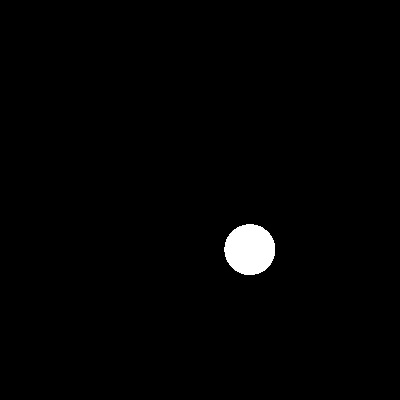
#> input picture images/Kropka.jpg, 400 x 400 px
$ jupyter execute tomograf.ipynb
#> lines starting #> are read from the running program, lines starting #| are printed output that depends on the picture
### filters.py
import numpy as np
import scipy.signal as sig


def filter_h(sinogram):
    shape = np.shape(sinogram)
    filtered_sinogram = []
    for i in range(0, shape[0]):
        filtered_sinogram.append(
            sig.convolve(sinogram[i],
                         [-4 / (9 * np.pi ** 2),
                          0,
                          -4 / np.pi ** 2,
                          1,
                          -4 / np.pi ** 2,
                          0,
                          -4 / (9 * np.pi ** 2)],
                         mode='same', method='direct')
        )

    return np.array(filtered_sinogram)

### bresenham.py
def bresenham_algorithm(x0, y0, x1, y1):
    # Różnica na x i różnica na y
    dx = x1 - x0
    dy = y1 - y0

    # Z jakim znakiem występują różnice?
    x_sign = 1 if dx > 0 else -1
    y_sign = 1 if dy > 0 else -1

    # Interesują nas wartości bezwzględne
    dx = abs(dx)
    dy = abs(dy)

    if dx > dy:
        # Jeśli różnica na x jest większa niż różnica na y
        xx, xy, yx, yy = x_sign, 0, 0, y_sign
    else:
        dx, dy = dy, dx
        xx, xy, yx, yy = 0, y_sign, x_sign, 0

    # Zmienna decyzyjna
    D = 2 * dy - dx
    y = 0

    # Obliczanie kolejnych punktów
    for x in range(dx + 1):
        yield x0 + x * xx + y * yx, y0 + x * xy + y * yy
        if D >= 0:
            y += 1
            D -= 2 * dx
        D += 2 * dy

### tomograf.ipynb
[cell 1]
import numpy as np
from bresenham import bresenham_algorithm
from filters import filter_h
from matplotlib.image import imread
import matplotlib.pyplot as plt
from skimage import color

[cell 2]
# Stałe - w końcowym rozwiązaniu trzeba będzie je wyliczyć na podstawie danego obrazka albo dać do ustawienia użytkownikowi
INTERVAL = (360 / 90) * np.pi / 180  # Co jaki kąt przesuwany jest emitter po okręgu
DETECTORS_NUMBER = 150  # liczba detektorów
EXTENT = 170 * np.pi / 180  # jaka jest rozpiętość kątowa detectors

[cell 3]
sinogram = np.zeros((int(2 * np.pi / INTERVAL), DETECTORS_NUMBER))
image = imread("./images/Kropka.jpg")
#> image is the input picture: shape (400, 400, 3); min 0, max 255, mean 3.3
image = color.rgb2gray(image)
#> image: shape (400, 400) float64
X = image.shape[0] / 2 # współrzędna X środka obrazka
#> X = 200
Y = image.shape[1] / 2  # współrzędna Y środka obrazka
#> Y = 200
R = np.sqrt(X ** 2 + Y ** 2)  # długość promienia okręgu, po którym będzie "poruszać się" emitter
#> R = 282.8

# W zewnętrznej pętli wyznaczamy kolejne pozycje emitera, będą one o 0 do 2pi z odstępem co INTERVAL
for emitter_idx, emitter_angle in zip(range(int(2 * np.pi / INTERVAL)), np.arange(0, 2 * np.pi, INTERVAL)):
    # wyznaczamy współrzędne (x, y) emittera na podstawie wartości X, Y oraz R i kąta (emitter_angle) z danej interacji
    emitter_coordinates = [int(X + R * np.cos(emitter_angle)), int(Y + R * np.sin(emitter_angle))]

    # W wewnętrznej pętli wyznaczamy pozycje detectorów
    detector_start = emitter_angle + np.pi - EXTENT / 2
    detector_end = emitter_angle + np.pi + EXTENT / 2
    for detector_idx, detector_angle in zip(range(DETECTORS_NUMBER), np.arange(detector_start, detector_end, EXTENT / DETECTORS_NUMBER)):
        # wyznaczamy współrzędne (x, y) detectora
        detector_coordinates = [int(X + R * np.cos(detector_angle)), int(Y + R * np.sin(detector_angle))]

        # korzystając z algorytmu bresenham_algorithm wyliczamy punkty leżące na linii pomiędzy emitter i detector
        line_points = list(bresenham_algorithm(emitter_coordinates[0], emitter_coordinates[1],
                                               detector_coordinates[0], detector_coordinates[1]))

        points_on_line = 0  # licznik punktów które znajdują się na obrazku
        values_sum = 0
        # iterujemy po punktach wyznaczonych przed chwilą przy pomocy algorytmu bresenhama
        for point in line_points:
            if 0 <= point[0] < image.shape[0] and 0 <= point[1] < image.shape[1]:
                # jeżeli punkt należy do obrazka dodajemy 1 do licznika punktów i zwiększamy wartość sumy o wartość z punktu na obrazku wejściowym
                points_on_line += 1
                values_sum += image[point[0]][point[1]]
        if points_on_line > 0:
            # do sinogramu w odpowiednią komórkę wstawiamy wartość sumy uzyskaną w pętli powyżej podzieloną przez liczbę punktów
            sinogram[emitter_idx][detector_idx] = values_sum / points_on_line
        else:
            sinogram[emitter_idx][detector_idx] = 0
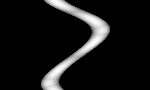
#> sinogram: shape (90, 150) float64; min 0, max 0.128, mean 0.0114; drawn with min black and max white

plt.imshow(image, cmap='gray')
plt.show()
plt.imshow(sinogram.T, aspect='auto', cmap='gray')
plt.show()
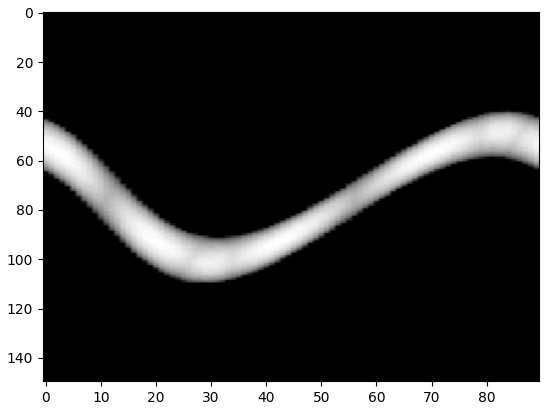
#> figure drawn by matplotlib, 1 panel

[cell 4]
sinogram_f = filter_h(sinogram)
#> after the loop in filter_h, `for i in range(0, shape[0]):`: filtered_sinogram = 90 items
#> in filter_h, `return np.array(filtered_sinogram)`:
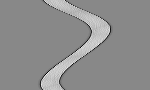
#> returned value: shape (90, 150) float64; min -0.0291, max 0.0253, mean 0.00113; drawn with min black and max white
result = np.zeros(image.shape)
normalization_matrix = np.zeros(image.shape)
# Wyznaczamy obraz końcowy na podstawie powstałego sinogramu
for i in range(sinogram_f.shape[0]):
    emitter_coordinates = [int(X + R * np.cos(INTERVAL * i)), int(Y + R * np.sin(INTERVAL * i))]
    for j in range(sinogram_f.shape[1]):
        detector_angle = INTERVAL * i + np.pi - EXTENT / 2 + j * EXTENT / sinogram_f.shape[1]
        detector_coordinates = [int(X + R * np.cos(detector_angle)), int(Y + R * np.sin(detector_angle))]

        line_points = list(bresenham_algorithm(emitter_coordinates[0], emitter_coordinates[1],
                                           detector_coordinates[0], detector_coordinates[1]))

        for point in line_points:
            if 0 <= point[0] < image.shape[0] and 0 <= point[1] < image.shape[1]:
                result[point[0]][point[1]] += sinogram_f[i][j]
                normalization_matrix[point[0]][point[1]] += 1
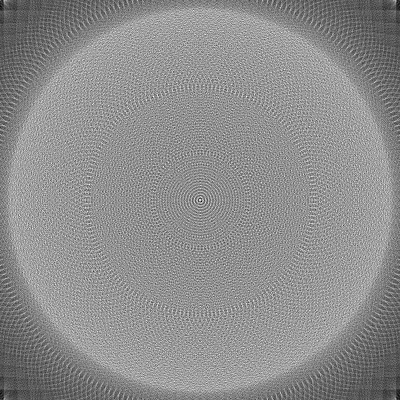
#> normalization_matrix: shape (400, 400) float64; min 0, max 52, mean 28.9; drawn with min black and max white
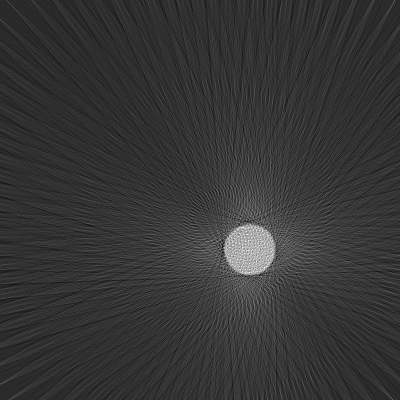
#> result: shape (400, 400) float64; min -0.109, max 0.582, mean 0.0374; drawn with min black and max white

sub_max = []
for o in result:
    sub_max.append(max(o))
#> after the loop, sub_max = 400 values, max 0.582 at index 267, min 0.0626 at index 27, mean 0.175
norm_max = max(sub_max)
#> norm_max = 0.582

for x in range(result.shape[0]):
    for y in range(result.shape[1]):
        if normalization_matrix[x][y] != 0:
            # result[x][y] = result[x][y] / normalization_matrix[x][y]
            result[x][y] = result[x][y] / norm_max
        else:
            result[x][y] = 0

plt.imshow(result, cmap='gray')
plt.show()

$ run again, with images/CT_ScoutView-large.jpg copied over images/Kropka.jpg
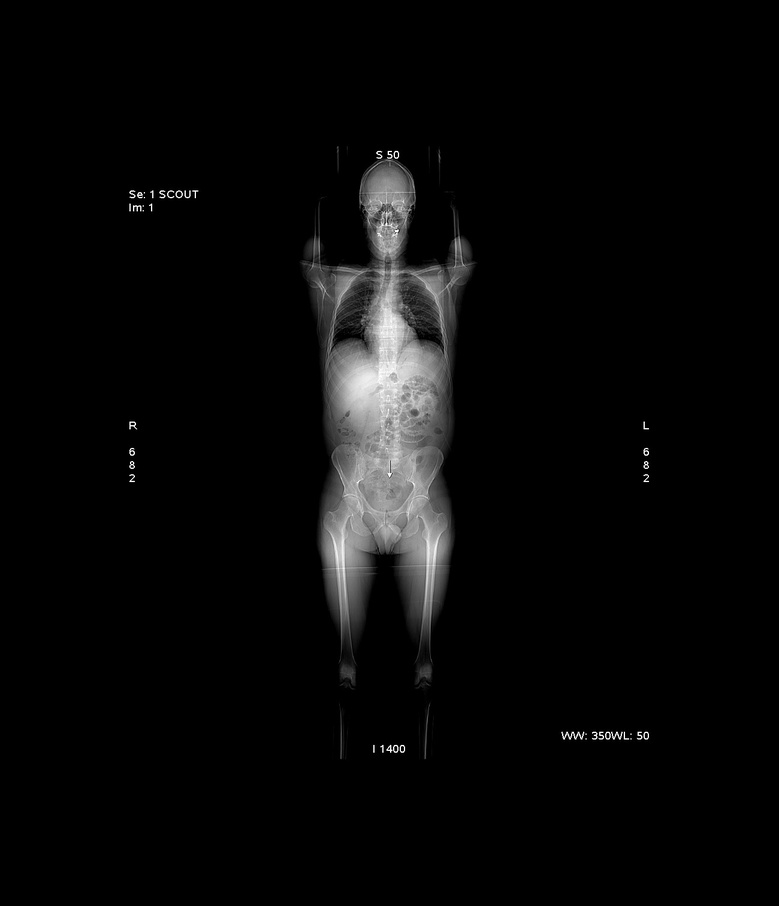
#> input picture images/CT_ScoutView-large.jpg, 779 x 906 px, shrunk from 1300 x 1513 before the run
#> image is the input picture: shape (906, 779, 3); min 0, max 255, mean 8.6
#> image: shape (906, 779) float64
#> `plt.show()`:
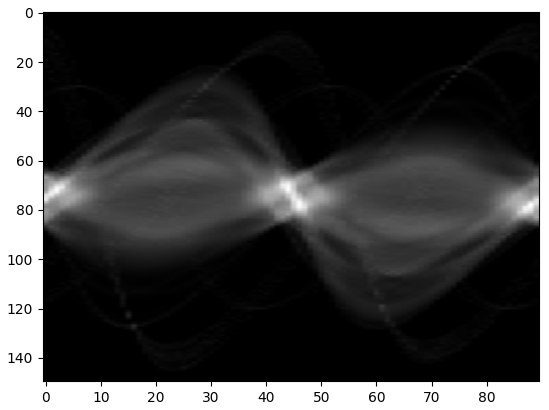
#> figure drawn by matplotlib, 1 panel
#> after the loop in filter_h, `for i in range(0, shape[0]):`: filtered_sinogram = 90 items
#> after the loop `for i in range(sinogram_f.shape[0]):`:
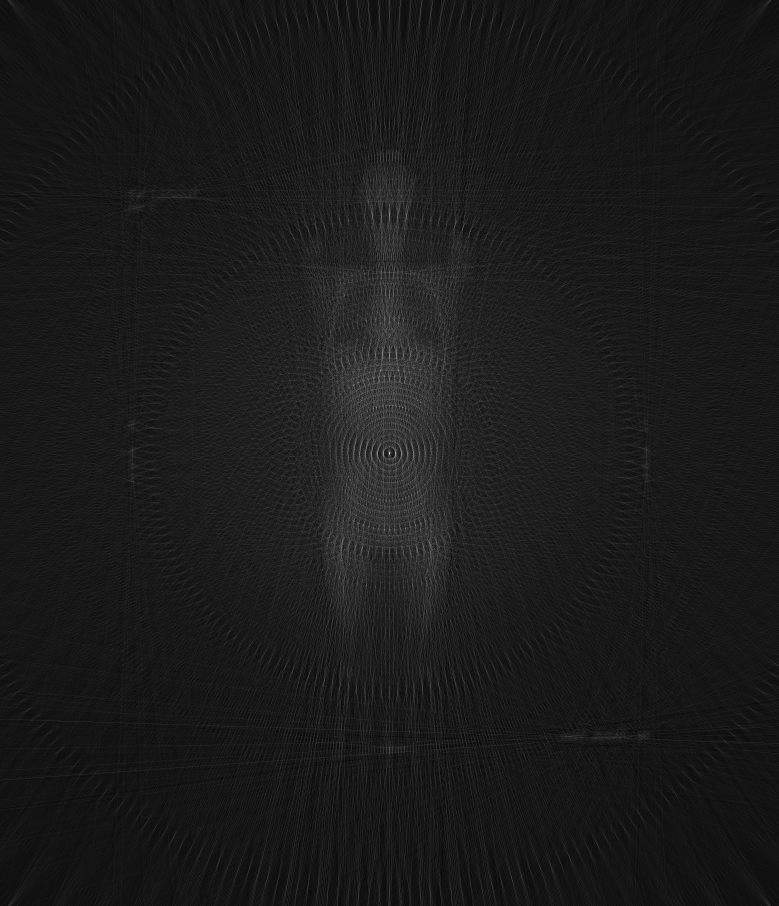
#> result: shape (906, 779) float64; min -0.0665, max 1.01, mean 0.0468; drawn with min black and max white
#> after the loop `for o in result:`: sub_max = 906 values, max 1.01 at index 453, min 0.09 at index 843, mean 0.231
#> norm_max = 1.01

$ run again, with images/CT_ScoutView.jpg copied over images/Kropka.jpg
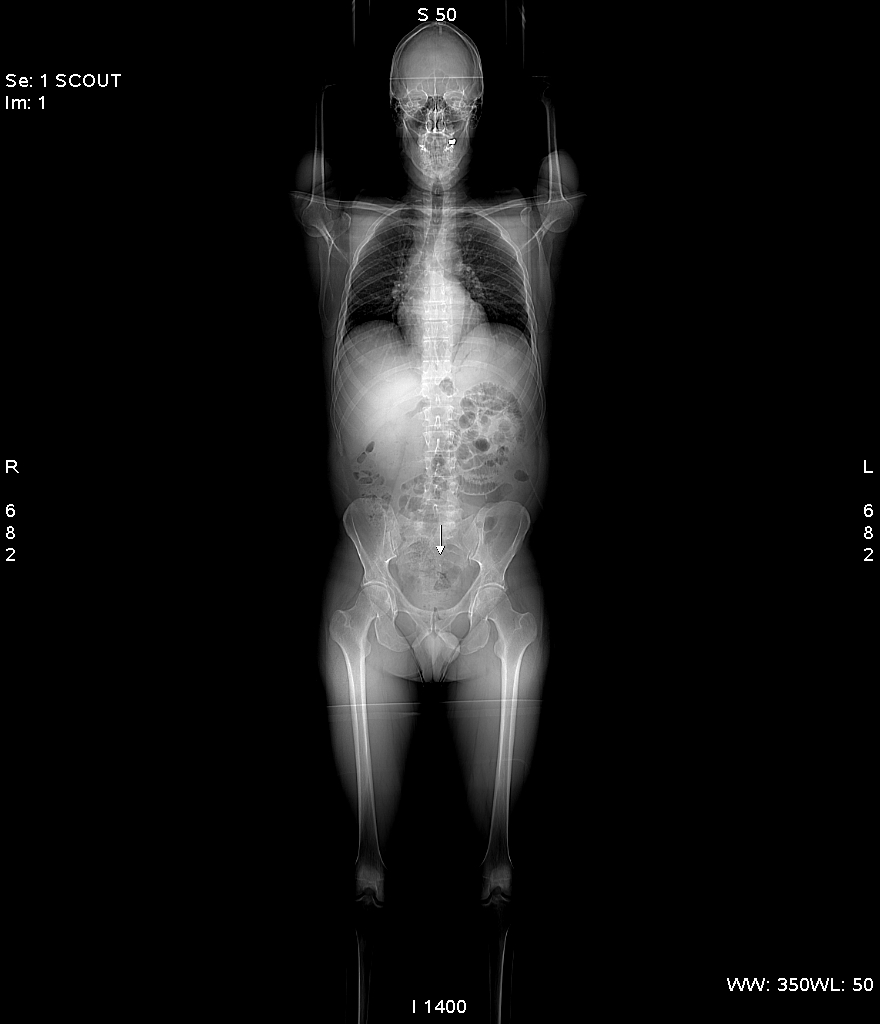
#> input picture images/CT_ScoutView.jpg, 880 x 1024 px
#> image is the input picture: shape (1024, 880); min 0, max 255, mean 18.8
#> `plt.show()`:
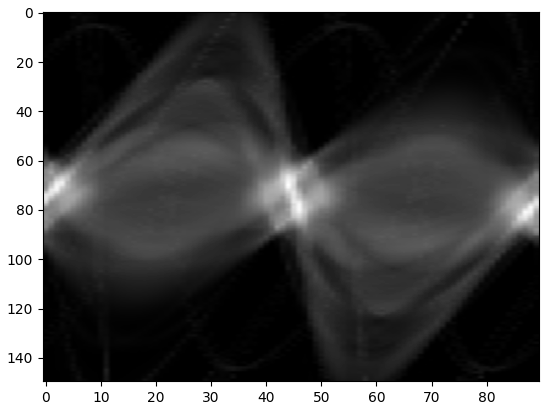
#> figure drawn by matplotlib, 1 panel
#> after the loop in filter_h, `for i in range(0, shape[0]):`: filtered_sinogram = 90 items
#> after the loop `for i in range(sinogram_f.shape[0]):`:
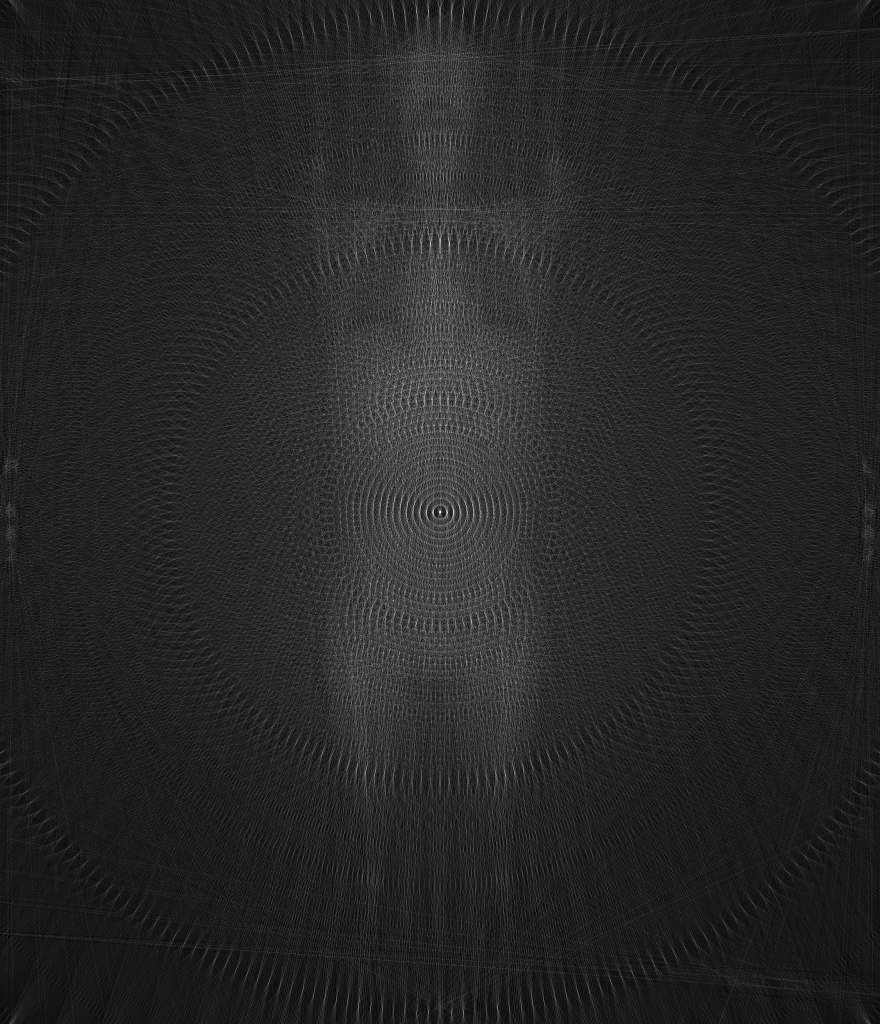
#> result: shape (1024, 880) float64; min -13.72, max 232.7, mean 23.2; drawn with min black and max white
#> after the loop `for o in result:`: sub_max = 1024 values, max 232.7 at index 511, min 40.8 at index 928, mean 92.58
#> norm_max = 232.7
